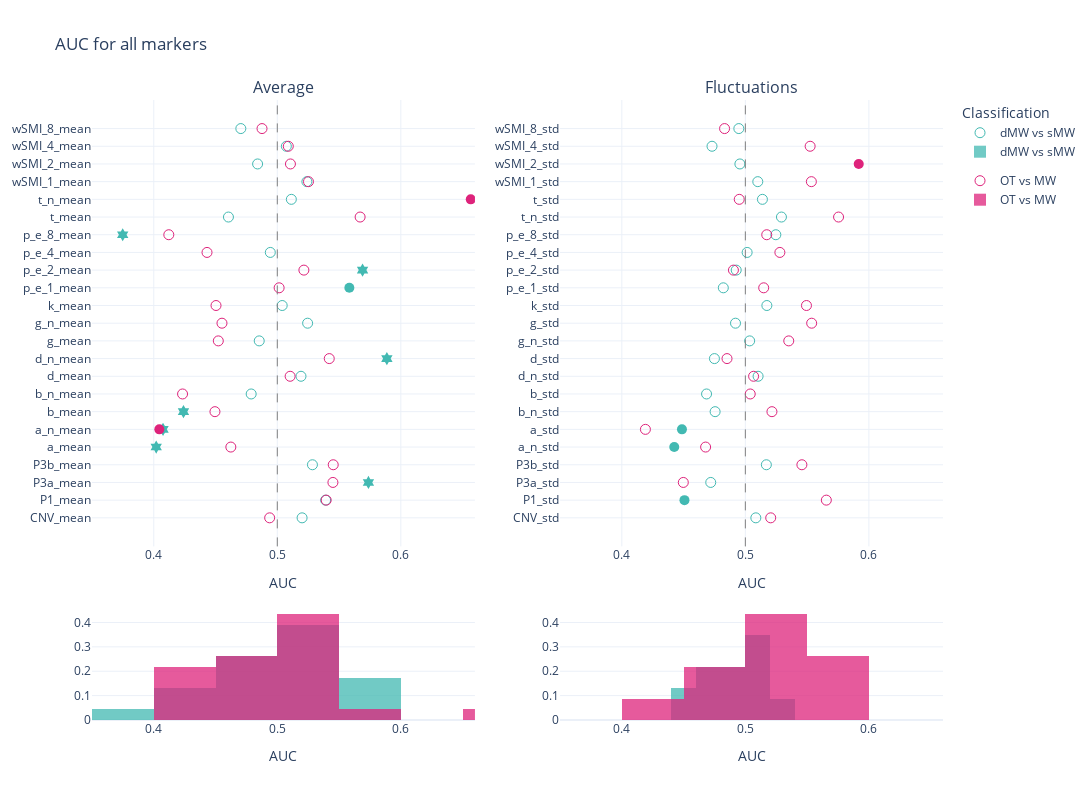

Here is the notebook cell this chart was saved with:
### Markdown cell above
# Scatter

### Code cell
mind_average =aucs_mind[aucs_mind['markers'].isin([i+'_mean' for i in markers])]
mw_average =aucs_mw[aucs_mw['markers'].isin([i+'_mean' for i in markers])]

mind_fluctuations =aucs_mind[aucs_mind['markers'].isin([i+'_std' for i in markers])]
mw_fluctuations =aucs_mw[aucs_mw['markers'].isin([i+'_std' for i in markers])]

fig = make_subplots(rows=2, cols=2, 
                    subplot_titles = ['Average', 'Fluctuations'],
                    specs=[[{"type": "scatter"}, {"type": "scatter"}], [{"type": "histogram"}, {"type": "histogram"}]],
                       column_widths=[0.5, 0.5],
    row_heights=[0.8, 0.2],
                   vertical_spacing = 0.1)

fig.add_trace(go.Scatter(
    x=mw_average.AUC,
    y=mw_average['markers'],
    name='dMW vs sMW',
    legendgroup= 'group1',
    showlegend=True,
    mode = 'markers',
    marker = {'color':lblue, 'size': 10},
    marker_symbol= mw_average.symbol.to_list()
))
fig.add_vline(x=0.5, line_width=1, line_dash="dash", line_color="grey", row = 1, col = 1)
fig.add_trace(go.Scatter(
    x=mind_average.AUC,
    y=mind_average['markers'],
    name='OT vs MW',
    legendgroup= 'group2',
    showlegend=True,
    mode = 'markers',
    marker = {'color':pink, 'size': 10},
    marker_symbol= mind_average.symbol.to_list()
))

fig.add_trace(go.Histogram(
    x=mw_average.AUC,histnorm='probability',
    marker = {'color':lblue},
    name='dMW vs sMW',
    legendgroup= 'group1',    showlegend=True,
),row = 2, col = 1)

fig.add_trace(go.Histogram(
    x=mind_average.AUC,histnorm='probability',
    marker = {'color':pink}, 
    name='OT vs MW',    legendgroup= 'group2',
    showlegend=True,
    autobinx = False,
),row = 2, col = 1)

fig.update_traces(opacity=0.75, row = 2, col=1)





fig.add_trace(go.Scatter(
    x=mw_fluctuations.AUC,
    y=mw_fluctuations['markers'],
    name='dMW vs sMW',
    legendgroup= 'group1',    showlegend=False,
    mode = 'markers',
    marker = {'color':lblue, 'size': 10},
    marker_symbol= mw_fluctuations.symbol.to_list()
),
    row = 1, col = 2)

fig.add_trace(go.Scatter(
    x=mind_fluctuations.AUC,
    y=mind_fluctuations['markers'],
    name='OT vs MW',    legendgroup= 'group2',
    showlegend=False,
    mode = 'markers',
    marker = {'color':pink, 'size': 10},
    marker_symbol= mind_fluctuations.symbol.to_list()
),
    row = 1, col = 2)
fig.add_vline(x=0.5, line_width=1, line_dash="dash", line_color="grey", row = 1, col = 2)

fig.add_trace(go.Histogram(
    x=mw_fluctuations.AUC,histnorm='probability',
    name='dMW vs sMW',
    legendgroup= 'group1',    showlegend=False,
    marker = {'color':lblue},
),row = 2, col = 2)

fig.add_trace(go.Histogram(
    x=mind_fluctuations.AUC,histnorm='probability',
    marker = {'color':pink}, 
    name='OT vs MW',    legendgroup= 'group2',
    showlegend=False,
    autobinx = False,
),row = 2, col = 2)

fig.update_traces(opacity=0.75, row = 2, col=2)
# Update xaxis properties
fig.update_xaxes(title_text="AUC", range=[.35, .66],row=1, col=1)
fig.update_xaxes(title_text="AUC", range=[.35,.66], row=1, col=2)
fig.update_xaxes(title_text="AUC", range=[.35, .66],row=2, col=2)
fig.update_xaxes(title_text="AUC", range=[.35, .66],row=2, col=1)



fig.update_layout(
    title="AUC for all markers",
    legend_title="Classification",
    width=1200,
    height=800,    
    yaxis = {
            'showticklabels': True,
            'tickmode': 'linear',
        },
    barmode='overlay',
  showlegend=True,
    template = 'plotly_white'
)

fig.show()
pio.write_json(fig, 'Figs/scatter_auc_all.plotly')

### Figure 1 — Plotly figure (JSON) as saved in the notebook; plotly's stock layout.template omitted (floating-point values rounded to 4 significant figures)
{"data": [{"legendgroup": "group1", "marker": {"color": "#42B9B2", "size": 10, "symbol": ["circle-open", "circle-open", "hexagram", "circle-open", "hexagram", "hexagram", "hexagram", "circle-open", "circle-open", "hexagram", "circle-open", "circle-open", "circle-open", "circle", "hexagram", "circle-open", "hexagram", "circle-open", "circle-open", "circle-open", "circle-open", "circle-open", "circle-open"]}, "mode": "markers", "name": "dMW vs sMW", "showlegend": true, "type": "scatter", "x": [0.5201, 0.5391, 0.5738, 0.5284, 0.402, 0.4075, 0.4241, 0.4789, 0.5192, 0.5887, 0.4854, 0.5245, 0.504, 0.5583, 0.569, 0.4943, 0.3749, 0.4604, 0.5114, 0.5239, 0.4841, 0.5073, 0.4705], "y": ["CNV_mean", "P1_mean", "P3a_mean", "P3b_mean", "a_mean", "a_n_mean", "b_mean", "b_n_mean", "d_mean", "d_n_mean", "g_mean", "g_n_mean", "k_mean", "p_e_1_mean", "p_e_2_mean", "p_e_4_mean", "p_e_8_mean", "t_mean", "t_n_mean", "wSMI_1_mean", "wSMI_2_mean", "wSMI_4_mean", "wSMI_8_mean"]}, {"legendgroup": "group2", "marker": {"color": "#DE237B", "size": 10, "symbol": ["circle-open", "circle-open", "circle-open", "circle-open", "circle-open", "circle", "circle-open", "circle-open", "circle-open", "circle-open", "circle-open", "circle-open", "circle-open", "circle-open", "circle-open", "circle-open", "circle-open", "circle-open", "circle", "circle-open", "circle-open", "circle-open", "circle-open"]}, "mode": "markers", "name": "OT vs MW", "showlegend": true, "type": "scatter", "x": [0.4938, 0.5396, 0.545, 0.5453, 0.4624, 0.4045, 0.4495, 0.4233, 0.5104, 0.5421, 0.4523, 0.4552, 0.4504, 0.5015, 0.5215, 0.4431, 0.4122, 0.567, 0.6566, 0.5252, 0.5106, 0.5089, 0.4876], "y": ["CNV_mean", "P1_mean", "P3a_mean", "P3b_mean", "a_mean", "a_n_mean", "b_mean", "b_n_mean", "d_mean", "d_n_mean", "g_mean", "g_n_mean", "k_mean", "p_e_1_mean", "p_e_2_mean", "p_e_4_mean", "p_e_8_mean", "t_mean", "t_n_mean", "wSMI_1_mean", "wSMI_2_mean", "wSMI_4_mean", "wSMI_8_mean"]}, {"histnorm": "probability", "legendgroup": "group1", "marker": {"color": "#42B9B2"}, "name": "dMW vs sMW", "opacity": 0.75, "showlegend": true, "type": "histogram", "x": [0.5201, 0.5391, 0.5738, 0.5284, 0.402, 0.4075, 0.4241, 0.4789, 0.5192, 0.5887, 0.4854, 0.5245, 0.504, 0.5583, 0.569, 0.4943, 0.3749, 0.4604, 0.5114, 0.5239, 0.4841, 0.5073, 0.4705], "xaxis": "x3", "yaxis": "y3"}, {"histnorm": "probability", "legendgroup": "group2", "marker": {"color": "#DE237B"}, "name": "OT vs MW", "opacity": 0.75, "showlegend": true, "type": "histogram", "x": [0.4938, 0.5396, 0.545, 0.5453, 0.4624, 0.4045, 0.4495, 0.4233, 0.5104, 0.5421, 0.4523, 0.4552, 0.4504, 0.5015, 0.5215, 0.4431, 0.4122, 0.567, 0.6566, 0.5252, 0.5106, 0.5089, 0.4876], "xaxis": "x3", "xbins": {"end": 0.7, "size": 0.05, "start": 0.4}, "yaxis": "y3"}, {"legendgroup": "group1", "marker": {"color": "#42B9B2", "size": 10, "symbol": ["circle-open", "circle", "circle-open", "circle-open", "circle", "circle", "circle-open", "circle-open", "circle-open", "circle-open", "circle-open", "circle-open", "circle-open", "circle-open", "circle-open", "circle-open", "circle-open", "circle-open", "circle-open", "circle-open", "circle-open", "circle-open", "circle-open"]}, "mode": "markers", "name": "dMW vs sMW", "showlegend": false, "type": "scatter", "x": [0.5085, 0.4507, 0.472, 0.517, 0.4424, 0.4487, 0.4755, 0.4686, 0.5103, 0.475, 0.5035, 0.492, 0.5174, 0.4822, 0.4926, 0.5014, 0.5247, 0.5292, 0.5138, 0.5101, 0.4956, 0.473, 0.4947], "xaxis": "x2", "y": ["CNV_std", "P1_std", "P3a_std", "P3b_std", "a_n_std", "a_std", "b_n_std", "b_std", "d_n_std", "d_std", "g_n_std", "g_std", "k_std", "p_e_1_std", "p_e_2_std", "p_e_4_std", "p_e_8_std", "t_n_std", "t_std", "wSMI_1_std", "wSMI_2_std", "wSMI_4_std", "wSMI_8_std"], "yaxis": "y2"}, {"legendgroup": "group2", "marker": {"color": "#DE237B", "size": 10, "symbol": ["circle-open", "circle-open", "circle-open", "circle-open", "circle-open", "circle-open", "circle-open", "circle-open", "circle-open", "circle-open", "circle-open", "circle-open", "circle-open", "circle-open", "circle-open", "circle-open", "circle-open", "circle-open", "circle-open", "circle-open", "circle", "circle-open", "circle-open"]}, "mode": "markers", "name": "OT vs MW", "showlegend": false, "type": "scatter", "x": [0.5205, 0.5656, 0.4498, 0.5458, 0.4678, 0.4191, 0.5215, 0.504, 0.5067, 0.4852, 0.5351, 0.5537, 0.5495, 0.5148, 0.4904, 0.528, 0.5173, 0.5755, 0.4951, 0.5534, 0.5918, 0.5524, 0.4832], "xaxis": "x2", "y": ["CNV_std", "P1_std", "P3a_std", "P3b_std", "a_n_std", "a_std", "b_n_std", "b_std", "d_n_std", "d_std", "g_n_std", "g_std", "k_std", "p_e_1_std", "p_e_2_std", "p_e_4_std", "p_e_8_std", "t_n_std", "t_std", "wSMI_1_std", "wSMI_2_std", "wSMI_4_std", "wSMI_8_std"], "yaxis": "y2"}, {"histnorm": "probability", "legendgroup": "group1", "marker": {"color": "#42B9B2"}, "name": "dMW vs sMW", "opacity": 0.75, "showlegend": false, "type": "histogram", "x": [0.5085, 0.4507, 0.472, 0.517, 0.4424, 0.4487, 0.4755, 0.4686, 0.5103, 0.475, 0.5035, 0.492, 0.5174, 0.4822, 0.4926, 0.5014, 0.5247, 0.5292, 0.5138, 0.5101, 0.4956, 0.473, 0.4947], "xaxis": "x4", "yaxis": "y4"}, {"histnorm": "probability", "legendgroup": "group2", "marker": {"color": "#DE237B"}, "name": "OT vs MW", "opacity": 0.75, "showlegend": false, "type": "histogram", "x": [0.5205, 0.5656, 0.4498, 0.5458, 0.4678, 0.4191, 0.5215, 0.504, 0.5067, 0.4852, 0.5351, 0.5537, 0.5495, 0.5148, 0.4904, 0.528, 0.5173, 0.5755, 0.4951, 0.5534, 0.5918, 0.5524, 0.4832], "xaxis": "x4", "xbins": {"end": 0.6, "size": 0.05, "start": 0.4}, "yaxis": "y4"}], "layout": {"annotations": [{"font": {"size": 16}, "showarrow": false, "text": "Average", "x": 0.225, "xanchor": "center", "xref": "paper", "y": 1, "yanchor": "bottom", "yref": "paper"}, {"font": {"size": 16}, "showarrow": false, "text": "Fluctuations", "x": 0.775, "xanchor": "center", "xref": "paper", "y": 1, "yanchor": "bottom", "yref": "paper"}], "barmode": "overlay", "height": 800, "legend": {"title": {"text": "Classification"}}, "shapes": [{"line": {"color": "grey", "dash": "dash", "width": 1}, "type": "line", "x0": 0.5, "x1": 0.5, "xref": "x", "y0": 0, "y1": 1, "yref": "y domain"}, {"line": {"color": "grey", "dash": "dash", "width": 1}, "type": "line", "x0": 0.5, "x1": 0.5, "xref": "x2", "y0": 0, "y1": 1, "yref": "y2 domain"}], "showlegend": true, "title": {"text": "AUC for all markers"}, "width": 1200, "xaxis": {"anchor": "y", "domain": [0, 0.45], "range": [0.35, 0.66], "title": {"text": "AUC"}, "type": "linear"}, "xaxis2": {"anchor": "y2", "domain": [0.55, 1], "range": [0.35, 0.66], "title": {"text": "AUC"}, "type": "linear"}, "xaxis3": {"anchor": "y3", "domain": [0, 0.45], "range": [0.35, 0.66], "title": {"text": "AUC"}, "type": "linear"}, "xaxis4": {"anchor": "y4", "domain": [0.55, 1], "range": [0.35, 0.66], "title": {"text": "AUC"}, "type": "linear"}, "yaxis": {"anchor": "x", "autorange": true, "domain": [0.28, 1], "range": [-1.615, 23.61], "showticklabels": true, "tickmode": "linear", "type": "category"}, "yaxis2": {"anchor": "x2", "autorange": true, "domain": [0.28, 1], "range": [-1.615, 23.61], "type": "category"}, "yaxis3": {"anchor": "x3", "autorange": true, "domain": [0, 0.18], "range": [0, 0.4577]}, "yaxis4": {"anchor": "x4", "autorange": true, "domain": [0, 0.18], "range": [0, 0.4577]}}}
